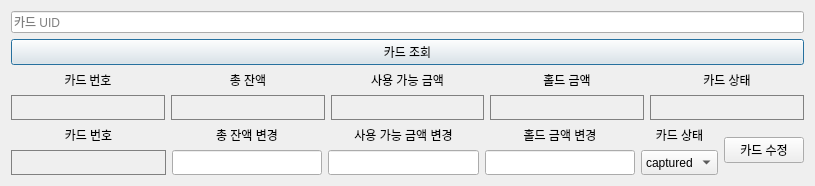
<?xml version="1.0" encoding="UTF-8"?>
<ui version="4.0">
 <class>Dia_membership_card</class>
 <widget class="QDialog" name="Dia_membership_card">
  <property name="geometry">
   <rect>
    <x>0</x>
    <y>0</y>
    <width>815</width>
    <height>183</height>
   </rect>
  </property>
  <property name="windowTitle">
   <string>Dialog</string>
  </property>
  <layout class="QVBoxLayout" name="verticalLayout_11">
   <item>
    <widget class="QLineEdit" name="lineEdit">
     <property name="placeholderText">
      <string>카드 UID</string>
     </property>
    </widget>
   </item>
   <item>
    <widget class="QPushButton" name="pushButton">
     <property name="text">
      <string>카드 조회</string>
     </property>
    </widget>
   </item>
   <item>
    <layout class="QHBoxLayout" name="horizontalLayout">
     <item>
      <layout class="QVBoxLayout" name="verticalLayout">
       <item>
        <widget class="QLabel" name="label_6">
         <property name="font">
          <font>
           <family>Agency FB</family>
          </font>
         </property>
         <property name="text">
          <string>카드 번호</string>
         </property>
         <property name="alignment">
          <set>Qt::AlignmentFlag::AlignCenter</set>
         </property>
        </widget>
       </item>
       <item>
        <widget class="QLabel" name="label">
         <property name="minimumSize">
          <size>
           <width>0</width>
           <height>25</height>
          </size>
         </property>
         <property name="styleSheet">
          <string notr="true">border: 1px solid gray;
background-color: transparent;
padding: 1px;</string>
         </property>
         <property name="text">
          <string/>
         </property>
        </widget>
       </item>
      </layout>
     </item>
     <item>
      <layout class="QVBoxLayout" name="verticalLayout_2">
       <item>
        <widget class="QLabel" name="label_7">
         <property name="text">
          <string>총 잔액</string>
         </property>
         <property name="alignment">
          <set>Qt::AlignmentFlag::AlignCenter</set>
         </property>
        </widget>
       </item>
       <item>
        <widget class="QLabel" name="label_2">
         <property name="minimumSize">
          <size>
           <width>0</width>
           <height>25</height>
          </size>
         </property>
         <property name="styleSheet">
          <string notr="true">border: 1px solid gray;
background-color: transparent;
padding: 1px;</string>
         </property>
         <property name="text">
          <string/>
         </property>
        </widget>
       </item>
      </layout>
     </item>
     <item>
      <layout class="QVBoxLayout" name="verticalLayout_3">
       <item>
        <widget class="QLabel" name="label_8">
         <property name="text">
          <string>사용 가능 금액</string>
         </property>
         <property name="alignment">
          <set>Qt::AlignmentFlag::AlignCenter</set>
         </property>
        </widget>
       </item>
       <item>
        <widget class="QLabel" name="label_3">
         <property name="minimumSize">
          <size>
           <width>0</width>
           <height>25</height>
          </size>
         </property>
         <property name="styleSheet">
          <string notr="true">border: 1px solid gray;
background-color: transparent;
padding: 1px;</string>
         </property>
         <property name="text">
          <string/>
         </property>
        </widget>
       </item>
      </layout>
     </item>
     <item>
      <layout class="QVBoxLayout" name="verticalLayout_4">
       <item>
        <widget class="QLabel" name="label_9">
         <property name="text">
          <string>홀드 금액</string>
         </property>
         <property name="alignment">
          <set>Qt::AlignmentFlag::AlignCenter</set>
         </property>
        </widget>
       </item>
       <item>
        <widget class="QLabel" name="label_5">
         <property name="minimumSize">
          <size>
           <width>0</width>
           <height>25</height>
          </size>
         </property>
         <property name="styleSheet">
          <string notr="true">border: 1px solid gray;
background-color: transparent;
padding: 1px;</string>
         </property>
         <property name="text">
          <string/>
         </property>
        </widget>
       </item>
      </layout>
     </item>
     <item>
      <layout class="QVBoxLayout" name="verticalLayout_5">
       <item>
        <widget class="QLabel" name="label_10">
         <property name="text">
          <string>카드 상태</string>
         </property>
         <property name="alignment">
          <set>Qt::AlignmentFlag::AlignCenter</set>
         </property>
        </widget>
       </item>
       <item>
        <widget class="QLabel" name="label_4">
         <property name="minimumSize">
          <size>
           <width>0</width>
           <height>25</height>
          </size>
         </property>
         <property name="styleSheet">
          <string notr="true">border: 1px solid gray;
background-color: transparent;
padding: 1px;</string>
         </property>
         <property name="text">
          <string/>
         </property>
        </widget>
       </item>
      </layout>
     </item>
    </layout>
   </item>
   <item>
    <layout class="QHBoxLayout" name="horizontalLayout_2">
     <item>
      <layout class="QVBoxLayout" name="verticalLayout_6">
       <item>
        <widget class="QLabel" name="label_11">
         <property name="minimumSize">
          <size>
           <width>155</width>
           <height>0</height>
          </size>
         </property>
         <property name="text">
          <string>카드 번호</string>
         </property>
         <property name="alignment">
          <set>Qt::AlignmentFlag::AlignCenter</set>
         </property>
        </widget>
       </item>
       <item>
        <widget class="QLabel" name="label_12">
         <property name="minimumSize">
          <size>
           <width>0</width>
           <height>25</height>
          </size>
         </property>
         <property name="styleSheet">
          <string notr="true">border: 1px solid gray;
background-color: transparent;
padding: 1px;</string>
         </property>
         <property name="text">
          <string/>
         </property>
        </widget>
       </item>
      </layout>
     </item>
     <item>
      <layout class="QVBoxLayout" name="verticalLayout_7">
       <item>
        <widget class="QLabel" name="label_13">
         <property name="text">
          <string>총 잔액 변경</string>
         </property>
         <property name="alignment">
          <set>Qt::AlignmentFlag::AlignCenter</set>
         </property>
        </widget>
       </item>
       <item>
        <widget class="QLineEdit" name="lineEdit_2">
         <property name="minimumSize">
          <size>
           <width>0</width>
           <height>25</height>
          </size>
         </property>
        </widget>
       </item>
      </layout>
     </item>
     <item>
      <layout class="QVBoxLayout" name="verticalLayout_8">
       <item>
        <widget class="QLabel" name="label_14">
         <property name="text">
          <string>사용 가능 금액 변경</string>
         </property>
         <property name="alignment">
          <set>Qt::AlignmentFlag::AlignCenter</set>
         </property>
        </widget>
       </item>
       <item>
        <widget class="QLineEdit" name="lineEdit_3">
         <property name="minimumSize">
          <size>
           <width>0</width>
           <height>25</height>
          </size>
         </property>
        </widget>
       </item>
      </layout>
     </item>
     <item>
      <layout class="QVBoxLayout" name="verticalLayout_9">
       <item>
        <widget class="QLabel" name="label_15">
         <property name="text">
          <string>홀드 금액 변경</string>
         </property>
         <property name="alignment">
          <set>Qt::AlignmentFlag::AlignCenter</set>
         </property>
        </widget>
       </item>
       <item>
        <widget class="QLineEdit" name="lineEdit_4">
         <property name="minimumSize">
          <size>
           <width>0</width>
           <height>25</height>
          </size>
         </property>
        </widget>
       </item>
      </layout>
     </item>
     <item>
      <layout class="QVBoxLayout" name="verticalLayout_10">
       <item>
        <widget class="QLabel" name="label_16">
         <property name="text">
          <string>카드 상태</string>
         </property>
         <property name="alignment">
          <set>Qt::AlignmentFlag::AlignCenter</set>
         </property>
        </widget>
       </item>
       <item>
        <widget class="QComboBox" name="comboBox">
         <property name="minimumSize">
          <size>
           <width>0</width>
           <height>25</height>
          </size>
         </property>
         <item>
          <property name="text">
           <string>captured</string>
          </property>
         </item>
         <item>
          <property name="text">
           <string>hold</string>
          </property>
         </item>
        </widget>
       </item>
      </layout>
     </item>
     <item>
      <widget class="QPushButton" name="pushButton_2">
       <property name="text">
        <string>카드 수정</string>
       </property>
      </widget>
     </item>
    </layout>
   </item>
  </layout>
 </widget>
 <resources/>
 <connections/>
</ui>
